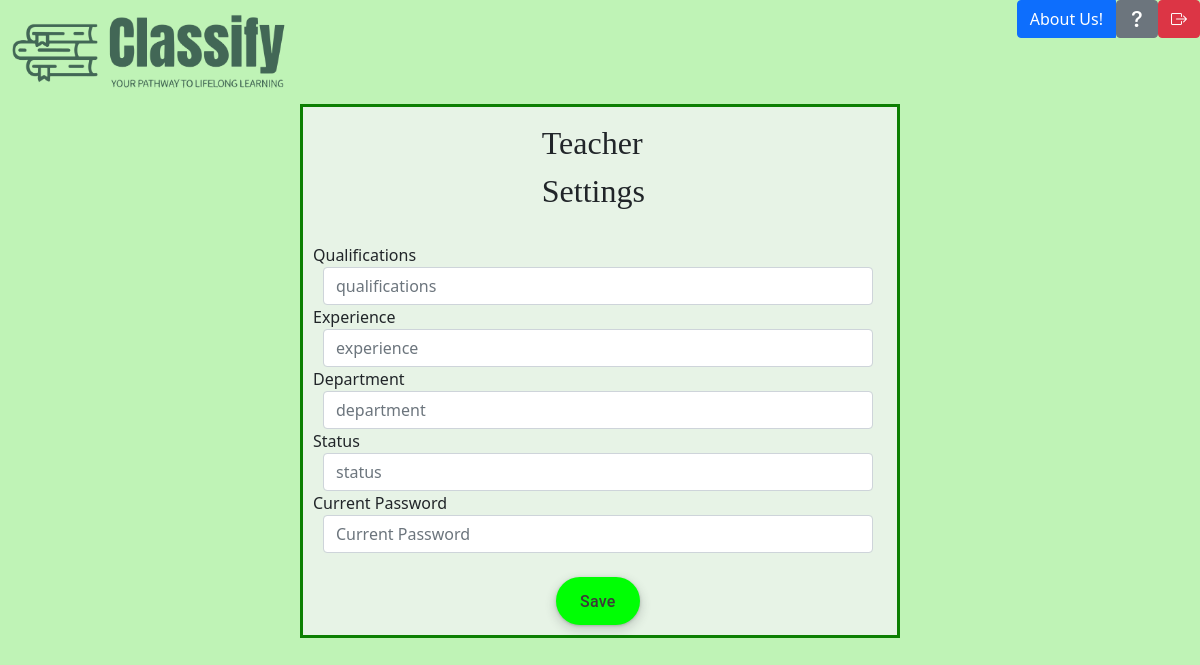
Page /teacher-settings (signed in) on the earlier database version.
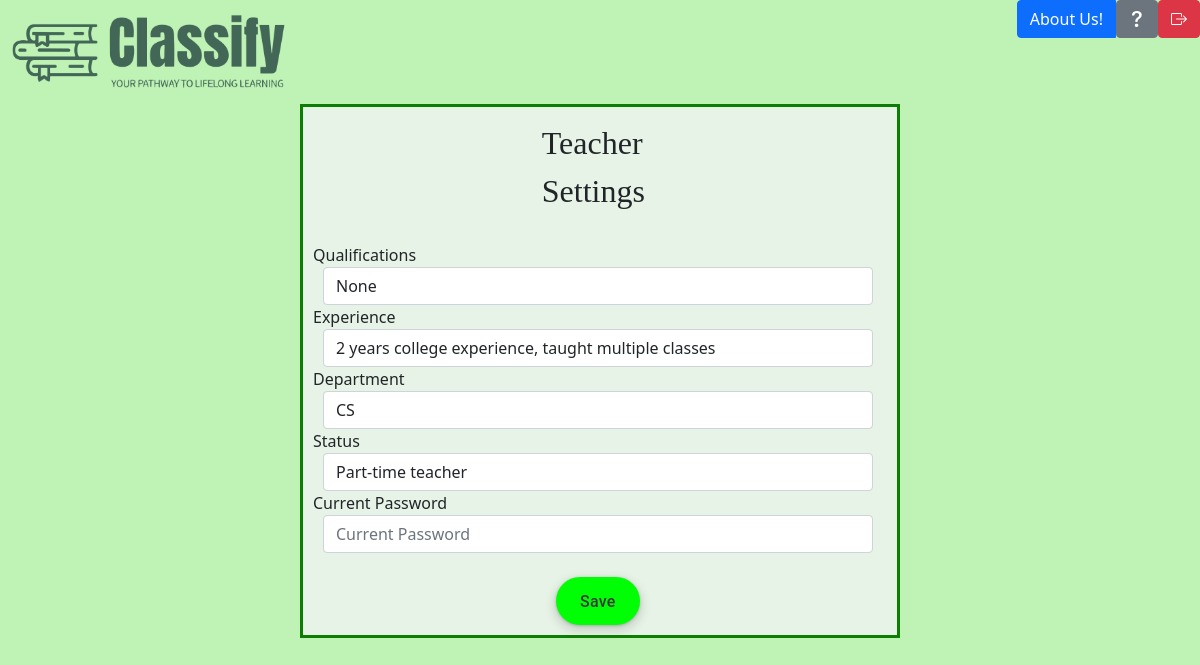
Same page on the later database version.
### app.py (models this page shows, shortened)
class Teacher(db.Model):
    __tablename__ = 'teacher'
    teacherID = db.Column(db.Integer, primary_key=True)
    qualifications = db.Column(db.String(400), nullable=False)
    experience = db.Column(db.String(400), nullable=False)
    department = db.Column(db.String(255), nullable=False)
    status = db.Column(db.String(255), nullable=False)
    userID = db.Column(db.Integer, db.ForeignKey('user.userID'), nullable=False)
    user = db.relationship('User', backref=db.backref('teacher', uselist=False))

### app.py (the view)
@app.route('/teacher-settings')
def teacherSettings():
    teacher_id = session.get('user_id')
    teacher = Teacher.query.get(teacher_id)
    user_id = session.get('user_id')
    user = User.query.get(user_id)
    return render_template('teacher-settings.html', teacher=teacher, user=user)

### app.py (called while the page is built)
@login_manager.user_loader
def load_user(user_id):
    return User.query.get(int(user_id))

### templates/teacher-settings.html (shortened to what this page needs)
<!DOCTYPE html>
<html lang="en">
  <head>
    <link href="https://cdn.jsdelivr.net/npm/bootstrap@5.0.2/dist/css/bootstrap.min.css" rel="stylesheet">
    <link rel="stylesheet" href="https://cdn.jsdelivr.net/npm/bootstrap-icons@1.5.0/font/bootstrap-icons.css">
    <link href="static/css/styles.css" rel="stylesheet" type="text/css"/>
  </head>
  <body>
    <header>
 <a href="/teacher-home"><img class="logo" src="../static/images/classifylogoside.png"></a>
<div class="btn-group">
  <a href="/about-us-teacher" class="btn btn-primary">About Us!</a>
  <a href="/faq-teacher"><button type="button" class="btn btn-secondary"><i class="bi-question-lg"></i></button></a>
  <a href="/"><button type="button" class="btn btn-danger"><i class="bi bi-box-arrow-right"></i></button></a>
</div>
</header>
  <form class="form-horizontal" method="POST" action="/update-teacher">
    <fieldset>
    <legend>Teacher Settings </legend>
    <div class="form-group">
      <label class="col-md-4 control-label" for="textarea">Qualifications</label>
      <div class="col-md-4">
        <input id="qualifications" name="qualifications" type="text" placeholder="qualifications" class="form-control" required="" value="{{ teacher.qualifications }}">
      </div>
    </div>
    <div class="form-group">
      <label class="col-md-4 control-label" for="textarea">Experience</label>
      <div class="col-md-4">
        <input id="experience" name="experience" type="text" placeholder="experience" class="form-control" required="" value="{{ teacher.experience }}">
      </div>
    </div>
    <div class="form-group">
      <label class="col-md-4 control-label" for="textarea">Department</label>
      <div class="col-md-4">
        <input id="department" name="department" type="text" placeholder="department" class="form-control" required="" value="{{ teacher.department }}">
      </div>
    </div>
    <div class="form-group">
      <label class="col-md-4 control-label" for="textarea">Status</label>
      <div class="col-md-4">
        <input id="status" name="status" type="text" placeholder="status" class="form-control" required="" value="{{ teacher.status }}">
      </div>
    </div>
    <div class="form-group">
      <label class="col-md-4 control-label" for="current_password">Current Password</label>
      <div class="col-md-4">
        <input id="current_password" name="current_password" type="password" placeholder="Current Password" class="form-control" required>
      </div>
    </div>
  <div class="form-group">
    <div class="col-md-4">
        <button id="singlebutton" name="singlebutton" class="button-17" type="submit">Save</button>
    </div>
  </div>
    </fieldset>
    </form>
</body>
</html>

Differences in the rows shown:
now on this page (row edited): Teacher: qualifications "None", experience "2 years college experience, taught multiple classes", department "CS", status "Part-time teacher"
